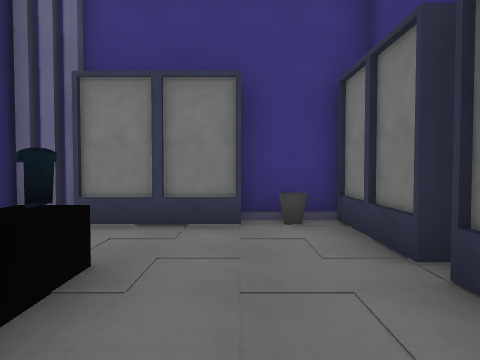
view 1 (above)

24 first-person views from a walk through a level from a Godot 3-D game. The camera is 1.5 m above the floor, tilts 2° down and sees 70° across. The floor is counted in squares, 1.59 m on a side. Each view is taken from the middle of a square. On the plan, view 1 faces up. The plan holds only what a view shows up to about 12 squares ahead; the rest is blank. The place goes on beyond the plan. Some surface patterns are stand-ins.

view 2
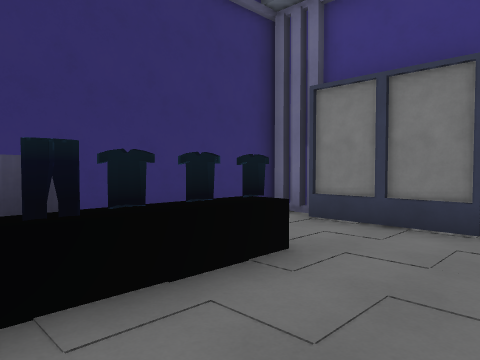

view 3
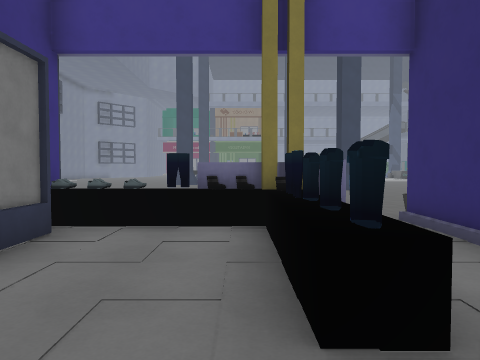

view 4
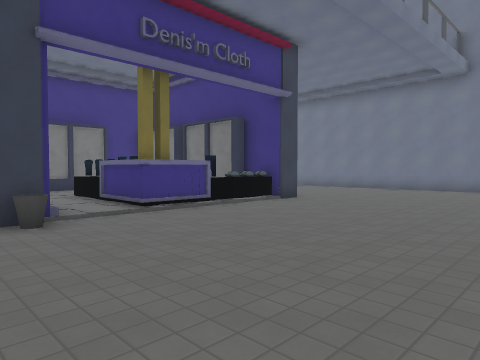

view 5
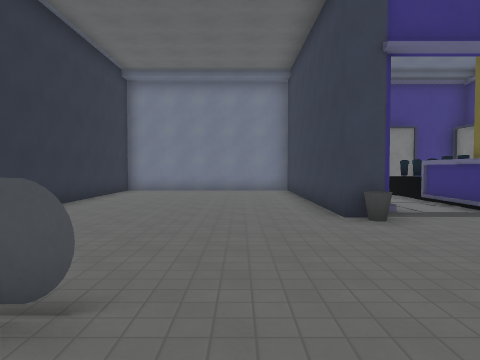

view 6
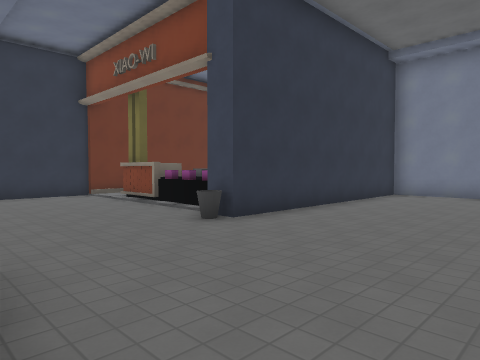

view 7
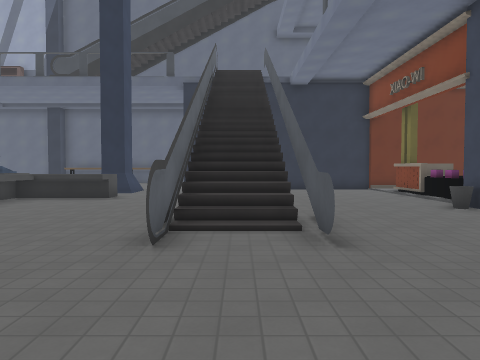

view 8
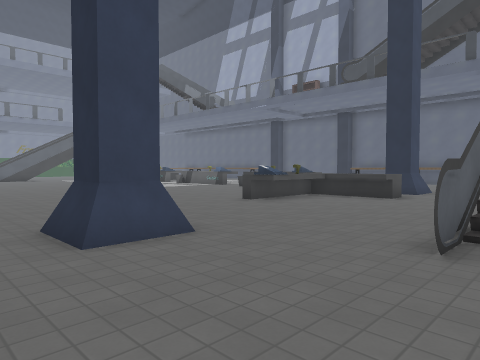

view 9
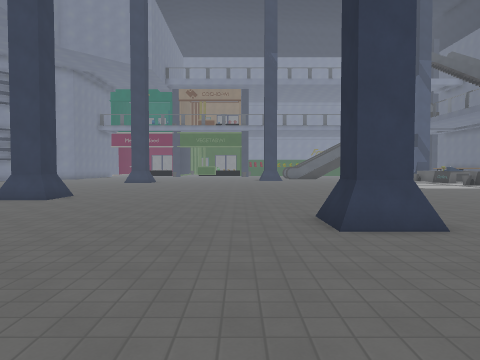

view 10
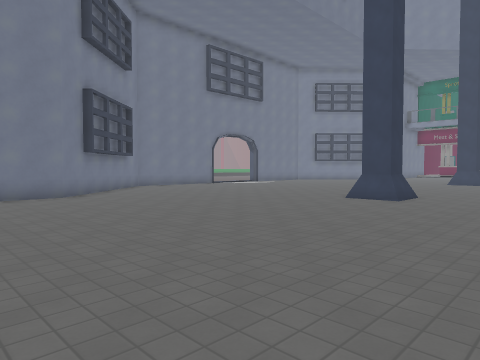

view 11
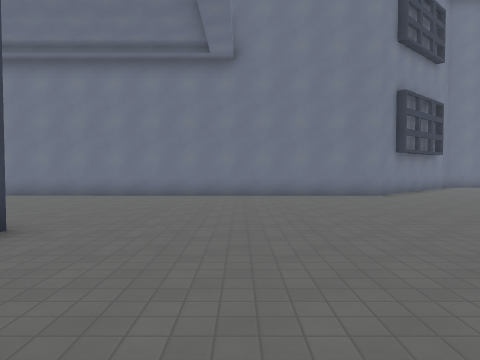

view 12
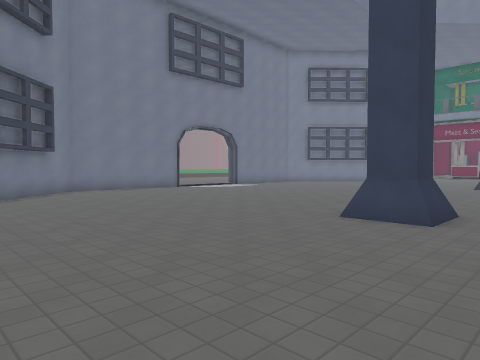

view 13
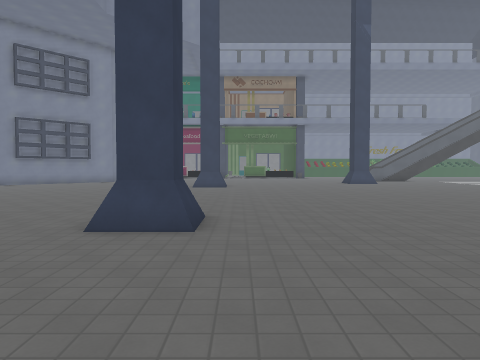

view 14
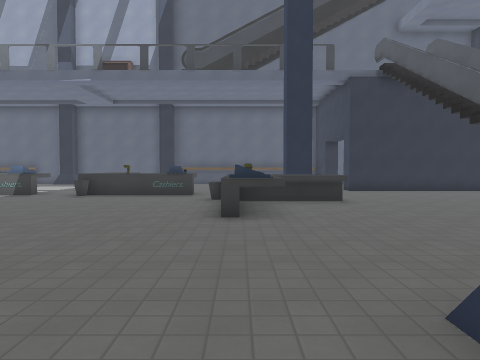

view 15
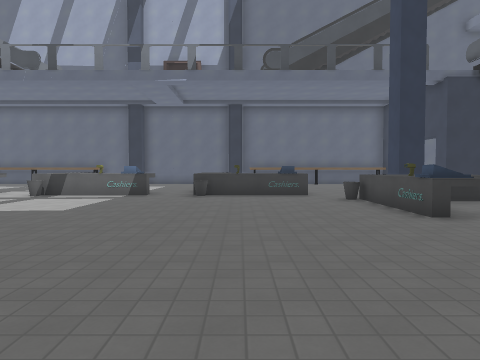

view 16
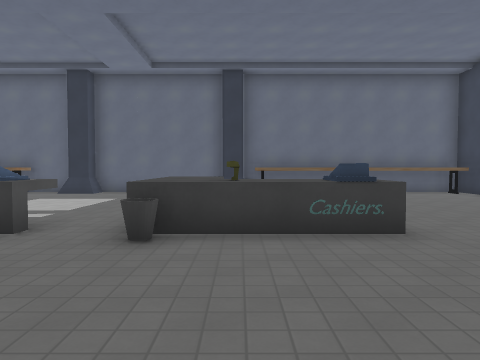

view 17
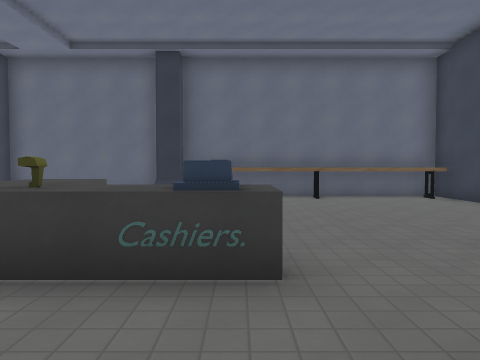

view 18
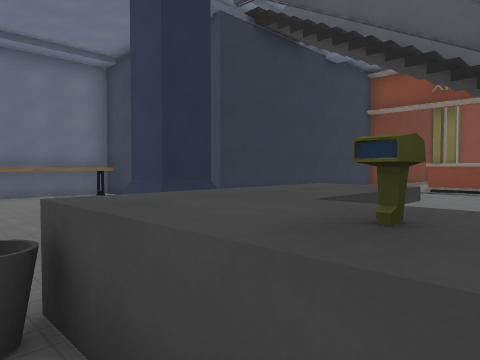

view 19
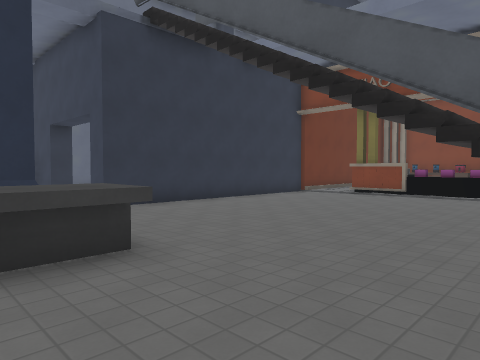

view 20
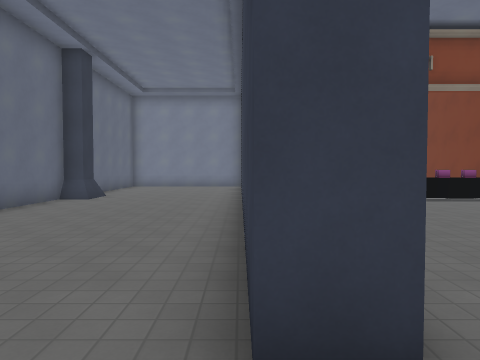

view 21
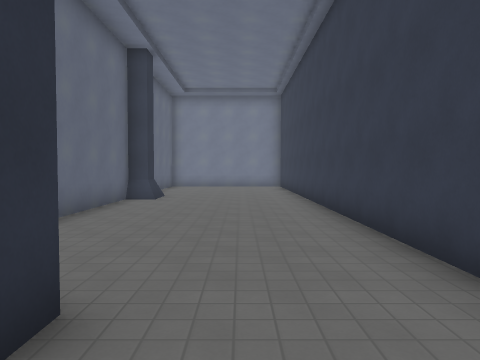

view 22
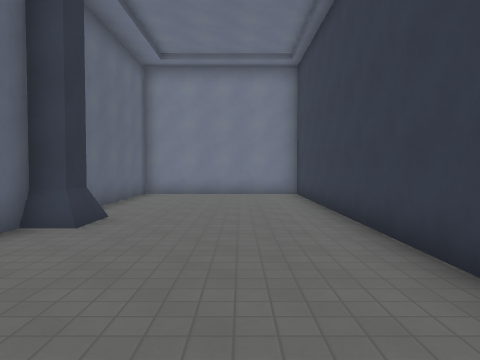

view 23
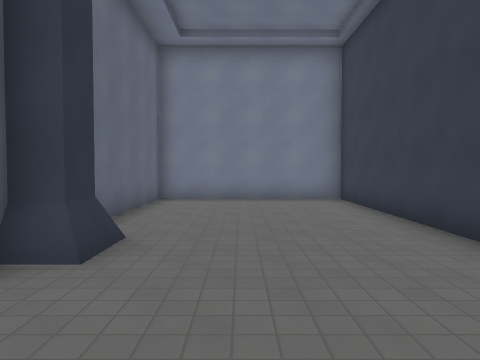

view 24
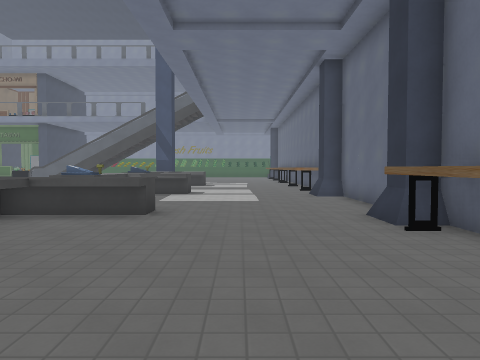

### Floor plan
Points are (right, up) in squares from view 1. A wall is a line through its corners. A room is listed if a view was taken in it or the views show most of it. See-through windows are left out.
Room 1 (views 1, 3)
walls: (-3.2, 6.1) (-4, 6.1); (-2.1, -0.7) (-0.9, -0.7); (-1.5, -1) (0.2, -1); (1.9, 6.3) (0, 6.3); (-4.1, 6.4) (-4.1, 0.5)
ways out: opening at (-3, -0.5) to room 2; opening at (1, 0) to room 2
objects: other object (-2, 1); other object (-2, 2); other object (-2, 3); shelf (-2, 6); bin (1, 6); shelf (2, 2); shelf (2, 4)
Room 2 (views 2, 4, 5, 6, 7, 8, 9, 10, 11, 12, 13, 14, 15, 16, 17, 18, 19, 20, 21, 22, 23, 24)
walls: (-7, -11.4) (-5.9, -11.4) (-5.9, -12.6); (-8, -5.9) (-10.6, -5.9); (-11.4, -8.1) (-7.7, -8.1); (-12.1, -8.3) (-10, -8.3); (-11.7, -13.1) (-11.7, -14.4); (-11.9, -13.5) (-11.9, -14.1) (-12.4, -14.1); (-15.5, -11.2) (-14.2, -11.2) (-14.2, -13.1) (-11.5, -13.1) (-11.5, -14.4) (-12.5, -14.4); (-14.4, -14.4) (-15.5, -14.4); (-17.2, -11.4) (-17.2, -12.3) (-18.2, -12.3); (1.8, -16.4) (3.1, -16.4); (-4.1, 0.5) (-4.1, -1.5) (-5, -1.5) (-5, 4.1); (-12.5, -0.4) (-12.5, 1); (-16.9, -15.6) (-16.9, -17.6); (0.5, -1.1) (-2.2, -1.1) (-2.2, 0.5); (2, -17.5) (2, -16.2); (-17.2, -16) (-17.2, -16.5) (-17.9, -16.5); (-15.4, -1.1) (-17.1, -1.1); (3.2, -1.5) (2.4, -1.5); (2.4, -0.6) (2.4, 0.2); (-16.9, 1.1) (-16.9, 0.1); (-19.2, -1.2) (-19.2, -9.5) (-19.9, -9.5) (-19.9, 6.5) (-21, 6.5); (-19, -0.9) (-19, -1.4); (-18.1, -21.2) (-16.9, -21.2) (-16.9, -22.5); (-17.9, -21.7) (-17, -21.7); (-20.1, -19.6) (-20.1, -18.4) (-18.6, -18.4); (-23.2, -8.8) (-23.2, -9.5) (-25.5, -9.5); (-16.9, -23.4) (-16.9, -24.5); (-10.9, 6.5) (-11.7, 6.5) (-11.7, -1.5) (-12.5, -1.5); (-24.2, -9.9) (-24.2, -17.4); (10.4, -10.5) (9.7, -9.7) (9.7, 3.1); (-20.1, -24) (-18, -24); (-24.8, -17.7) (-24.8, -18.9); (-25.5, -16.9) (-25.5, -17.7); (-24.7, -0.4) (-25.5, -0.4) (-25.5, -1.1); (-25.5, -18.8) (-25.5, -20); (-24.8, 0.5) (-24.8, -0.4); (13.4, -13.8) (11.8, -12); (-25.5, -22.9) (-25.5, -23.7) (-24.8, -23.7) (-24.8, -24); (-23.9, 6.5) (-25.5, 6.5) (-25.5, 4.9)
low walls: (-7.1, -11.2) (-5.6, -11.2) (-5.6, -12.5); (-12.5, -14) (-11.4, -14); (-14.7, -11) (-14.7, -14); (1.8, -17.5) (1.8, -16.2) (3.2, -16.2); (-20.1, -18.9) (-17.5, -18.9); (-24.7, -17.7) (-24.7, -18.9); (-24.7, 0.5) (-24.7, -0.4)
ways out: opening at (-3, -0.5) to room 1; opening at (1, 0) to room 1; gap at (-11, -8)
objects: other object (-18, -23) to (-17, -23); other object (-18, -18) to (-17, -18); bin (-17, -19) to (-16, -19); bin (-15, -15); other object (-15, -1); other object (-14, -14) to (-13, -14); other object (-14, -1); other object (-13, -1); bin (-12, -2); bin (-4, -2); other object (1, -1); other object (2, -1)

Where each view was taken, in squares from view 1:
view 1: 0 up, 0 right, facing up
view 2: 0 up, 1 right, facing up-left
view 3: 5 up, 1 left, facing down
view 4: 8 down, 6 left, facing up-right
view 5: 8 down, 7 left, facing up
view 6: 6 down, 7 left, facing up-left
view 7: 7 down, 4 left, facing left
view 8: 7 down, 4 left, facing down-left
view 9: 6 down, 4 left, facing down
view 10: 6 down, 2 left, facing down-right
view 11: 5 down, 2 left, facing right
view 12: 10 down, 0 right, facing down-right
view 13: 11 down, 1 right, facing down
view 14: 14 down, 5 left, facing left
view 15: 18 down, 5 left, facing left
view 16: 18 down, 12 left, facing left
view 17: 16 down, 14 left, facing left
view 18: 15 down, 13 left, facing up-left
view 19: 13 down, 11 left, facing up-left
view 20: 11 down, 20 left, facing up
view 21: 11 down, 22 left, facing up
view 22: 6 down, 22 left, facing up
view 23: 4 down, 23 left, facing up
view 24: 12 down, 22 left, facing down
